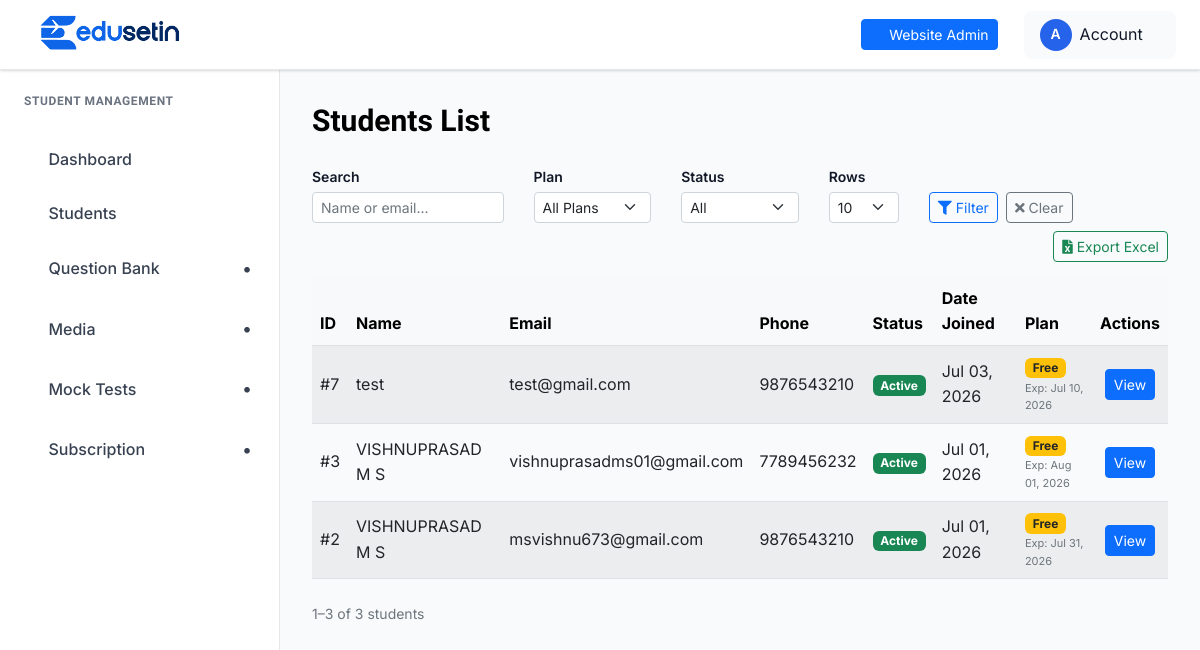
/student-management/students/ (signed in), run on the app's committed database.
### student_portal/models.py (models this page shows, shortened)
class Student(models.Model):
    user = models.OneToOneField(
        User,
        on_delete=models.CASCADE
    )
    full_name = models.CharField(
        max_length=255
    )
    phone_number = models.CharField(max_length=15, null=True, blank=True)
    is_active = models.BooleanField(
        default=True
    )
    profile_image = models.ImageField(
        upload_to='student_profiles/',
        null=True,
        blank=True
    )
    created_at = models.DateTimeField(
        auto_now_add=True
    )

### student_management/models.py (models this page shows, shortened)
class Payment(models.Model):
    STATUS_PENDING  = "pending"
    STATUS_SUCCESS  = "success"
    STATUS_FAILED   = "failed"
    STATUS_CHOICES = [
        (STATUS_PENDING, "Pending"),
        (STATUS_SUCCESS, "Success"),
        (STATUS_FAILED,  "Failed"),
    ]
    student = models.ForeignKey(
        "student_portal.Student",
        on_delete=models.CASCADE,
        related_name="payments",
    )
    plan = models.ForeignKey(
        "SubscriptionPlan",
        on_delete=models.PROTECT,
        related_name="payments",
    )
    amount           = models.DecimalField(max_digits=8, decimal_places=2, validators=[MinValueValidator(0)])
    status           = models.CharField(max_length=20, choices=STATUS_CHOICES, default=STATUS_PENDING)
    transaction_id   = models.CharField(max_length=200, blank=True, db_index=True)
    reference_number = models.UUIDField(default=uuid.uuid4, unique=True, editable=False)
    paid_at    = models.DateTimeField(null=True, blank=True)
    expires_at = models.DateTimeField(null=True, blank=True)
    created_at = models.DateTimeField(auto_now_add=True)
    razorpay_order_id = models.CharField(max_length=100, blank=True, null=True)
    razorpay_payment_id = models.CharField(max_length=100, blank=True, null=True)
    razorpay_signature = models.CharField(max_length=255, blank=True, null=True)
    class Meta:
        ordering = ["-created_at"]

class SubscriptionPlan(models.Model):
    uuid = models.UUIDField(default=uuid.uuid4, editable=False, unique=True, db_index=True)
    name = models.CharField(max_length=200, unique=True)
    description = models.TextField(blank=True, null=True)
    price = models.DecimalField(
        max_digits=8,
        decimal_places=2,
        validators=[MinValueValidator(0)],
    )
    duration_days = models.PositiveIntegerField(
        default=30,
        validators=[MinValueValidator(1)],
        help_text="Validity period in days (e.g. 30, 90, 365).",
    )
    subjects = models.ManyToManyField(
        Subject,
        blank=True,
        related_name="subscription_plans",
    )
    submodules = models.ManyToManyField(
        SubModule,
        blank=True,
        related_name="subscription_plans",
    )
    exams = models.ManyToManyField(
        Exam,
        blank=True,
        related_name="subscription_plans",
    )
    is_active = models.BooleanField(default=True)
    created_at = models.DateTimeField(auto_now_add=True)
    updated_at = models.DateTimeField(auto_now=True)
    class Meta:
        ordering = ["price"]

### student_management/views.py (the view)
# urls.py: path('students/', views.student_list, name='student_list'),
@admin_login_required
def student_list(request):
    students = Student.objects.select_related('user').order_by('-created_at')
    now = timezone.now()
    for student in students:
        student.active_plan = student.payments.filter(
            status=Payment.STATUS_SUCCESS,
            expires_at__gt=now,
        ).select_related('plan').order_by('-expires_at').first()
    plans = SubscriptionPlan.objects.filter(is_active=True).order_by('name')
    return render(request, 'student_management/student_list.html', {
        'students': students,
        'plans': plans,
    })

### templates/student_management/student_list.html (shortened to what this page needs)
{% extends "student_management/base.html" %}
{% block content %}
<div class="dashboard__form__wraper">
    <div class="create__course__title mb-4 d-flex flex-wrap justify-content-between align-items-center gap-2">
        <h4 class="mb-0">Students List</h4>
    </div>
    <div class="row g-2 align-items-end mb-3">
        <div class="col-12 col-md-4 col-lg-3">
            <label class="form-label small fw-semibold mb-1">Search</label>
            <input type="text" id="studentSearchInput"
                   class="form-control form-control-sm"
                   placeholder="Name or email...">
        </div>
        <div class="col-12 col-md-3 col-lg-2">
            <label class="form-label small fw-semibold mb-1">Plan</label>
            <select id="planFilterSelect" class="form-select form-select-sm">
                <option value="">All Plans</option>
            </select>
        </div>
        <div class="col-12 col-md-2 col-lg-2">
            <label class="form-label small fw-semibold mb-1">Status</label>
            <select id="activeFilterSelect" class="form-select form-select-sm">
                <option value="">All</option>
            </select>
        </div>
        <div class="col-auto">
            <label class="form-label small fw-semibold mb-1">Rows</label>
            <select id="pageSizeSelect" class="form-select form-select-sm" style="width:auto;">
                <option value="10" selected>10</option>
            </select>
        </div>
        <div class="col-auto d-flex gap-2 align-items-end">
            <button type="button" class="btn btn-outline-primary btn-sm" id="applyFilterBtn">
                <i class="fas fa-filter"></i> Filter
            </button>
            <button type="button" class="btn btn-outline-secondary btn-sm" id="clearFiltersBtn">
                <i class="fas fa-times"></i> Clear
            </button>
        </div>
        <div class="col-auto ms-auto align-self-end">
            <a id="exportBtn"
               href="{% url 'student_management:student_export_excel' %}"
               class="btn btn-outline-success btn-sm">
                <i class="fas fa-file-excel"></i> Export Excel
            </a>
        </div>
    </div>
    <div class="table-responsive">
        <table class="table table-striped table-hover align-middle" id="studentsTable">
            <thead class="table-light">
                <tr>
                    <th>ID</th>
                    <th>Name</th>
                    <th>Email</th>
                    <th>Phone</th>
                    <th>Status</th>
                    <th>Date Joined</th>
                    <th>Plan</th>
                    <th class="text-center">Actions</th>
                </tr>
            </thead>
            <tbody id="studentsTableBody">
                {% for student in students %}
                {% with active_plan=student.active_plan %}
                <tr
                    data-name="{{ student.full_name|lower }}"
                    data-email="{{ student.user.email|lower }}"
                    data-active="{% if student.is_active %}yes{% else %}no{% endif %}"
                    data-plan-id="{{ active_plan.plan.id|default:'' }}"
                >
                    <td>#{{ student.id }}</td>
                    <td>{{ student.full_name }}</td>
                    <td>{{ student.user.email }}</td>
                    <td>{{ student.phone_number|default:"—" }}</td>
                    <td>
                        {% if student.is_active %}
                            <span class="badge bg-success">Active</span>
                        {% else %}
                            <span class="badge bg-danger">Inactive</span>
                        {% endif %}
                    </td>
                    <td>{{ student.created_at|date:"M d, Y" }}</td>
                    <td>
                        {% if active_plan %}
                            <span class="badge bg-warning text-dark">{{ active_plan.plan.name }}</span>
                            <div class="text-muted" style="font-size:11px;">
                                Exp: {{ active_plan.expires_at|date:"M d, Y" }}
                            </div>
                        {% else %}
                            <span class="text-muted small">—</span>
                        {% endif %}
                    </td>
                    <td class="text-center">
                        <a href="{% url 'student_management:student_detail' student.id %}"
                           class="btn btn-sm btn-primary">View</a>
                    </td>
                </tr>
                {% endwith %}
                {% empty %}
                <tr>
                    <td colspan="8" class="text-center py-4 text-muted">No students found.</td>
                </tr>
                {% endfor %}
            </tbody>
        </table>
    </div>
    <div class="d-flex flex-wrap align-items-center justify-content-between mt-2 gap-2">
        <span class="text-muted small" id="rowCountLabel"></span>
    </div>
</div>
{% endblock %}

### data on the page
Student: id "7", full_name "test", user.email "test@gmail.com", phone_number "9876543210", is_active "Active", created_at "Jul 03, 2026", active_plan.plan.name "Free", active_plan.expires_at "Jul 10, 2026"
Student: id "3", full_name "VISHNUPRASAD M S", user.email "vishnuprasadms01@gmail.com", phone_number "7789456232", is_active "Active", created_at "Jul 01, 2026", active_plan.plan.name "Free", active_plan.expires_at "Aug 01, 2026"
Student: id "2", full_name "VISHNUPRASAD M S", user.email "msvishnu673@gmail.com", phone_number "9876543210", is_active "Active", created_at "Jul 01, 2026", active_plan.plan.name "Free", active_plan.expires_at "Jul 31, 2026"
